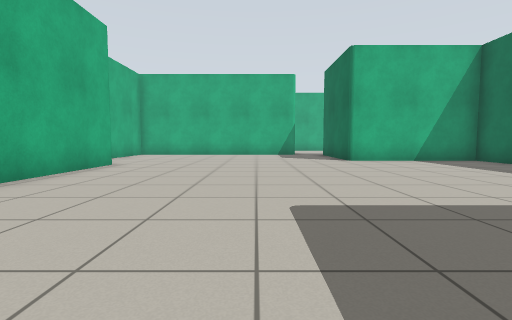
[1] (above)

14 first-person views from a walk through a Gazebo world. The camera is 0.72 m above the floor, tilts 4° down and sees 85° across. The floor is counted in squares, 1 m on a side. Each view is taken from the middle of a square. On the plan, view 1 faces up. The plan holds only what a view shows up to about 10 squares ahead; the rest is blank.

[2]
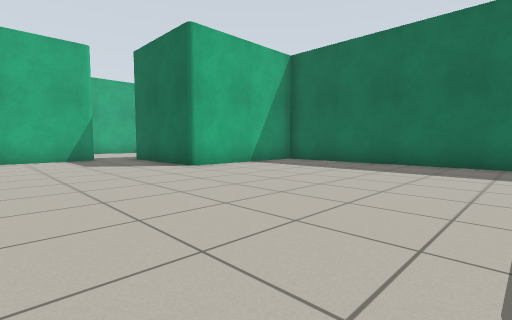

[3]
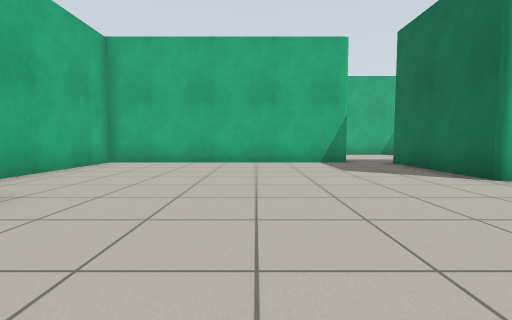

[4]
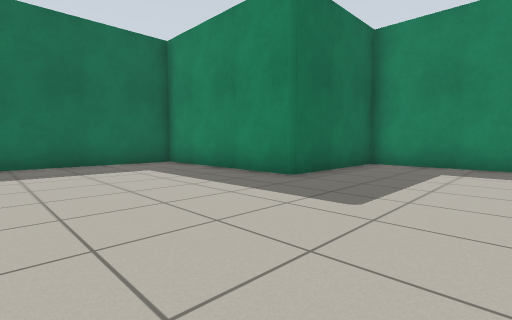

[5]
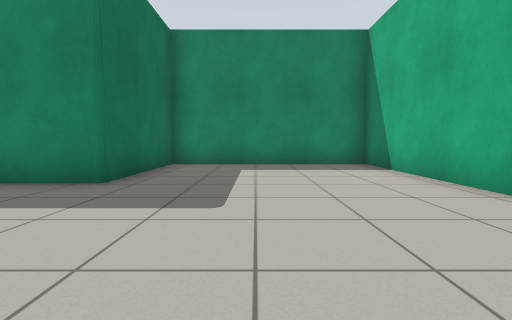

[6]
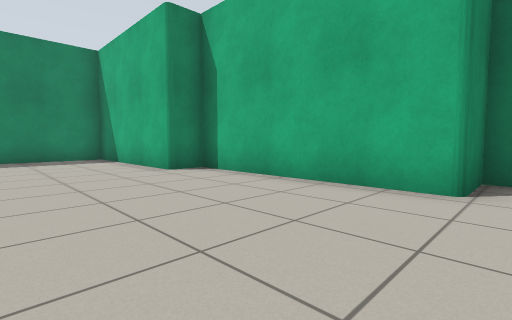

[7]
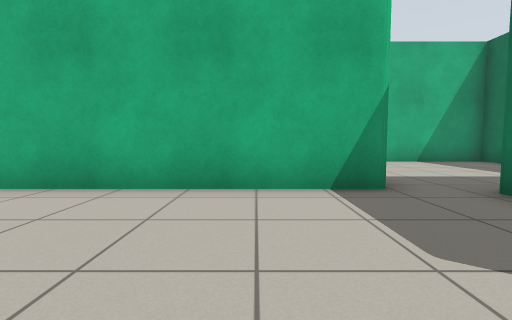

[8]
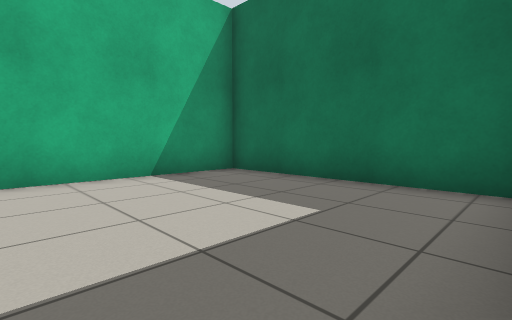

[9]
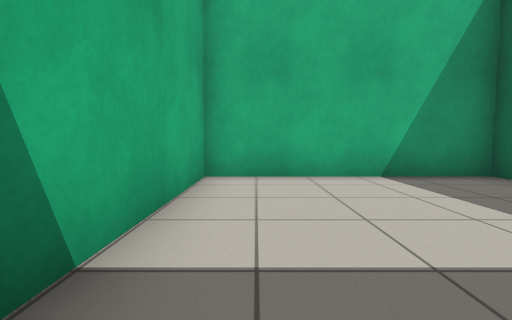

[10]
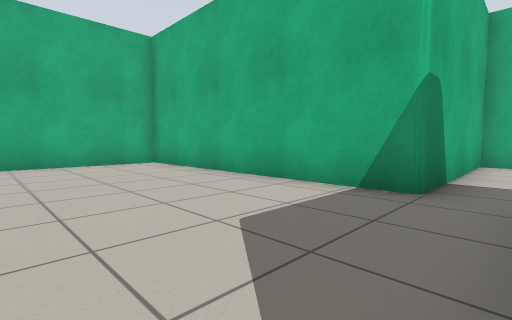

[11]
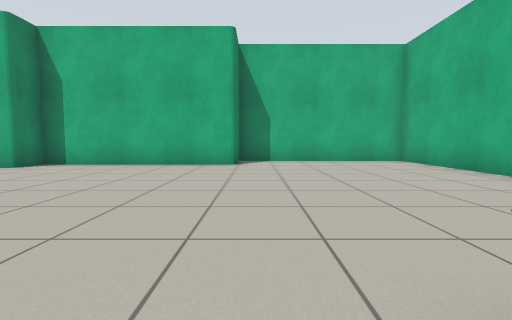

[12]
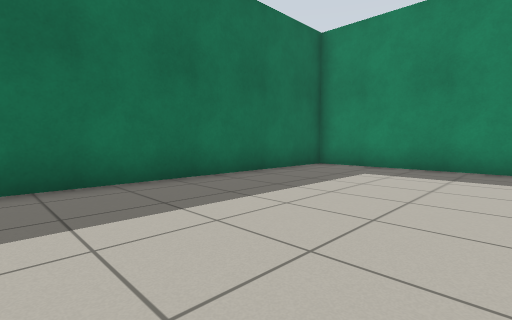

[13]
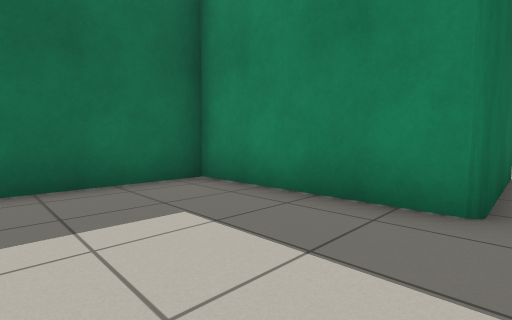

[14]
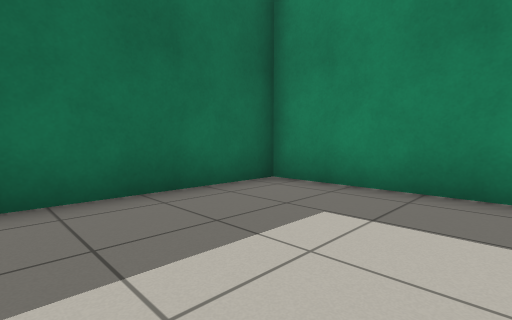

### Floor plan
Ten units are one square. View 1 is at (0, 0); x grows to the right and y downward. Boxes are objects, and circles mark ways between rooms. Rooms are numbered by the first view taken in them; rooms with no view inside come last. Other rooms are left out.
<svg viewBox="-63 -200 145 230">
<path fill="none" stroke="#000" d="M20 -141 -58 -141 -58 -84 -43 -84 -43 -27 -33 -27 -33 25 25 25 25 -14 77 -14 77 -99 33 -99 33 -138M33 -138 77 -138 77 -195 20 -195 20 -141"/>
<circle cx="30" cy="-140" r="3" fill="#2a7"/>
<text x="10" y="-60">1</text>
<text x="50" y="-170">2</text>
</svg>
Room 1 opens to room 2.

Where each view was taken, in squares from view 1:
view 1: 0 up, 0 right, facing up
view 2: 3 up, 1 left, facing up-right
view 3: 5 up, 1 left, facing up
view 4: 6 up, 1 left, facing down-right
view 5: 6 up, 0 right, facing down
view 6: 9 up, 0 right, facing down-left
view 7: 10 up, 0 right, facing up
view 8: 14 up, 3 right, facing up-right
view 9: 14 up, 3 right, facing up
view 10: 10 up, 3 right, facing up-left
view 11: 9 up, 4 right, facing left
view 12: 9 up, 3 right, facing down-right
view 13: 17 up, 3 right, facing down-right
view 14: 18 up, 4 right, facing down-right
